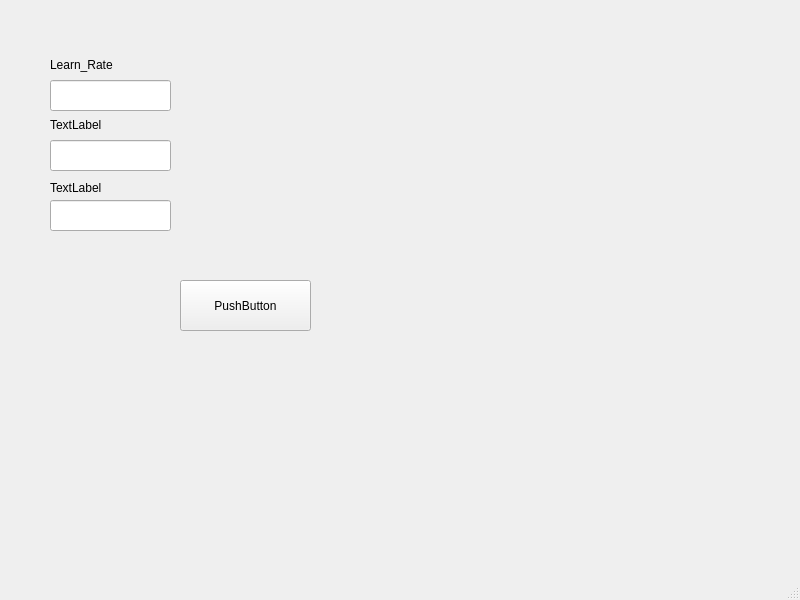
<?xml version="1.0" encoding="UTF-8"?>
<ui version="4.0">
 <class>para</class>
 <widget class="QMainWindow" name="para">
  <property name="geometry">
   <rect>
    <x>0</x>
    <y>0</y>
    <width>800</width>
    <height>600</height>
   </rect>
  </property>
  <property name="windowTitle">
   <string>para</string>
  </property>
  <widget class="QWidget" name="centralwidget">
   <widget class="QLabel" name="label">
    <property name="geometry">
     <rect>
      <x>50</x>
      <y>54</y>
      <width>111</width>
      <height>21</height>
     </rect>
    </property>
    <property name="text">
     <string>Learn_Rate</string>
    </property>
   </widget>
   <widget class="QLabel" name="label_2">
    <property name="geometry">
     <rect>
      <x>50</x>
      <y>114</y>
      <width>111</width>
      <height>21</height>
     </rect>
    </property>
    <property name="text">
     <string>TextLabel</string>
    </property>
   </widget>
   <widget class="QLabel" name="label_3">
    <property name="geometry">
     <rect>
      <x>50</x>
      <y>180</y>
      <width>68</width>
      <height>15</height>
     </rect>
    </property>
    <property name="text">
     <string>TextLabel</string>
    </property>
   </widget>
   <widget class="QLineEdit" name="lineEdit">
    <property name="geometry">
     <rect>
      <x>50</x>
      <y>80</y>
      <width>121</width>
      <height>31</height>
     </rect>
    </property>
   </widget>
   <widget class="QLineEdit" name="lineEdit_2">
    <property name="geometry">
     <rect>
      <x>50</x>
      <y>140</y>
      <width>121</width>
      <height>31</height>
     </rect>
    </property>
   </widget>
   <widget class="QLineEdit" name="lineEdit_3">
    <property name="geometry">
     <rect>
      <x>50</x>
      <y>200</y>
      <width>121</width>
      <height>31</height>
     </rect>
    </property>
   </widget>
   <widget class="QPushButton" name="pushButton">
    <property name="geometry">
     <rect>
      <x>180</x>
      <y>280</y>
      <width>131</width>
      <height>51</height>
     </rect>
    </property>
    <property name="text">
     <string>PushButton</string>
    </property>
   </widget>
  </widget>
  <widget class="QMenuBar" name="menubar">
   <property name="geometry">
    <rect>
     <x>0</x>
     <y>0</y>
     <width>800</width>
     <height>26</height>
    </rect>
   </property>
  </widget>
  <widget class="QStatusBar" name="statusbar"/>
 </widget>
 <resources/>
 <connections/>
</ui>
